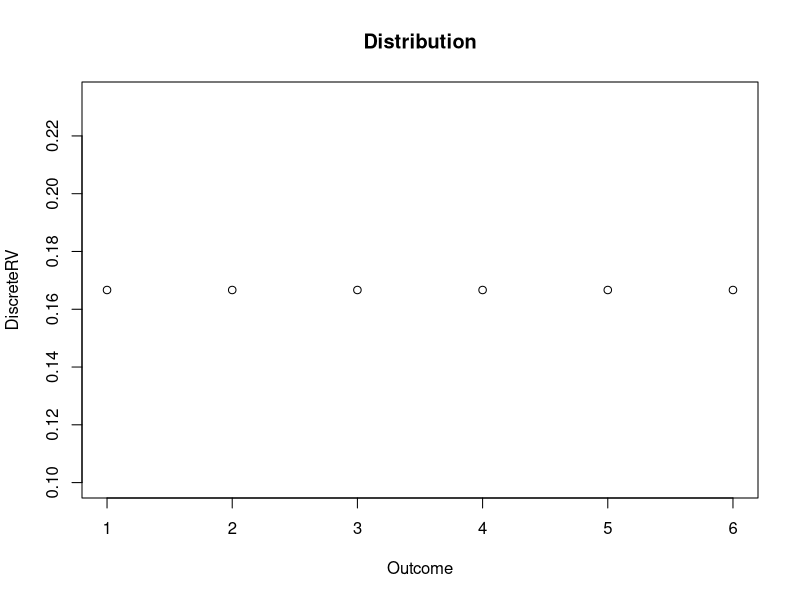
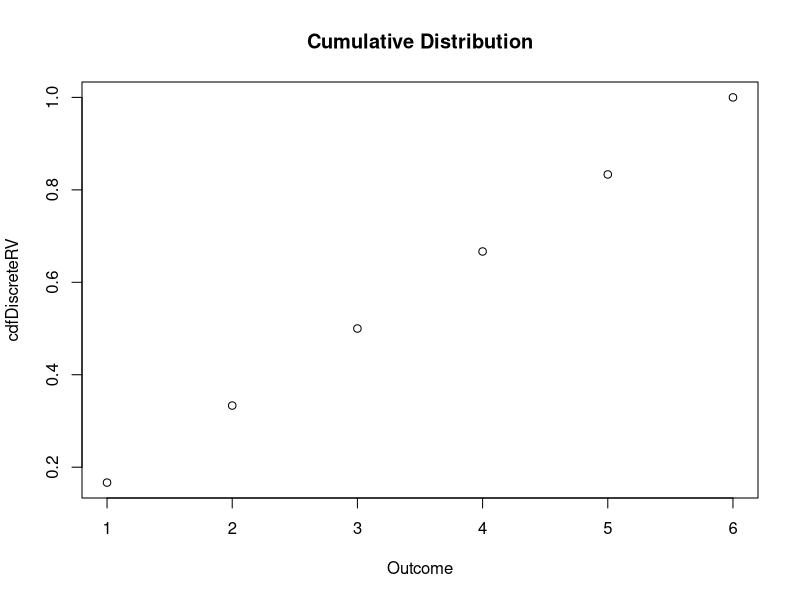
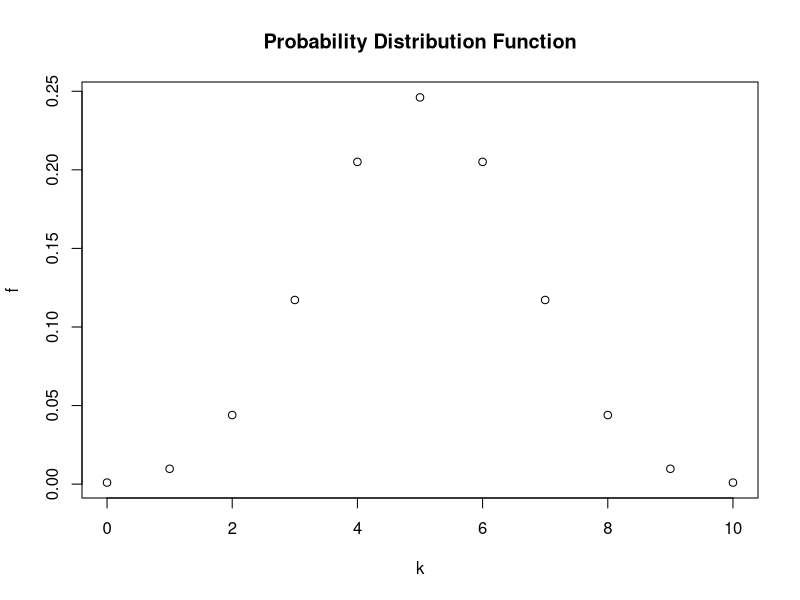
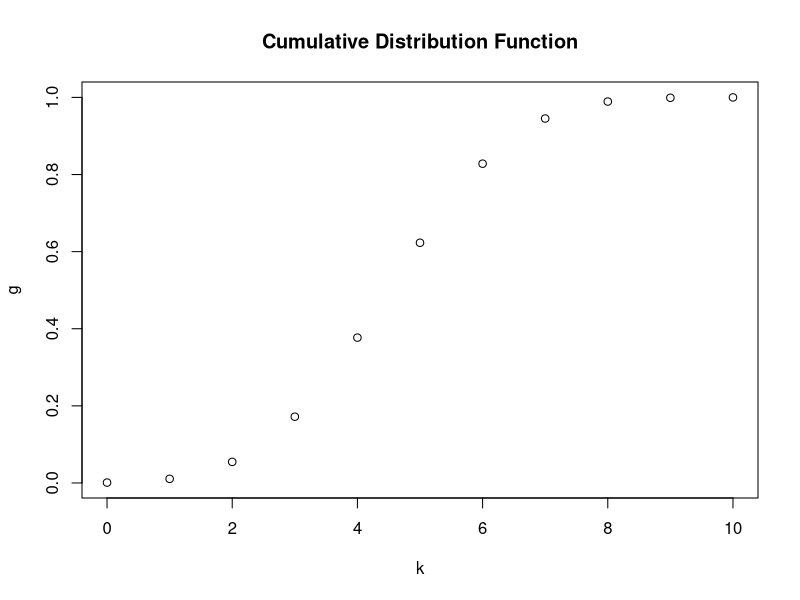

Write the R code that produced these figures, in order.
##### -- Discrete RV pmf -- #####
#Roll of a dice
#

set.seed(7)
DiscreteRV <- rep(1/6, 6)

plot(DiscreteRV,
  xlab = "Outcome",
  main = "Distribution"
)

## Discrete RV cdf ##
cdfDiscreteRV <- cumsum(DiscreteRV)

plot(cdfDiscreteRV,
     xlab = "Outcome",
     main = "Cumulative Distribution"
)

##### -- Bernouli -- #####
#Succses / fail (50/50)
sample(c("S", "F"), 1)

#k = 5, size n = 10, P(k=5)
dbinom(x = 5,
       size = 10,
       prob = 0.5)

#P(2<=k<=6)
sum(dbinom(x = 2:6, size = 10, prob = 0.5))

#plot pdf
k <- 0:10
f <- dbinom(x = k, size = 10,  prob = 0.5)
plot(x = k, 
     y = f,
     main = "Probability Distribution Function")

#plot cdf
g <- pbinom(q = k, 
               size = 10, 
               prob = 0.5)

plot(x = k, 
     y = g,
     main = "Cumulative Distribution Function") 

##### -- Dice throw -- #####
#Mean
mean(1:6)
sample(1:6, 3, replace = T) #T = True 

#Sample of mean
set.seed(10)
mean(sample(1:6, 10000, replace = T))

#Variance
var(1:6)


##### -- Normal distribution-- #####










